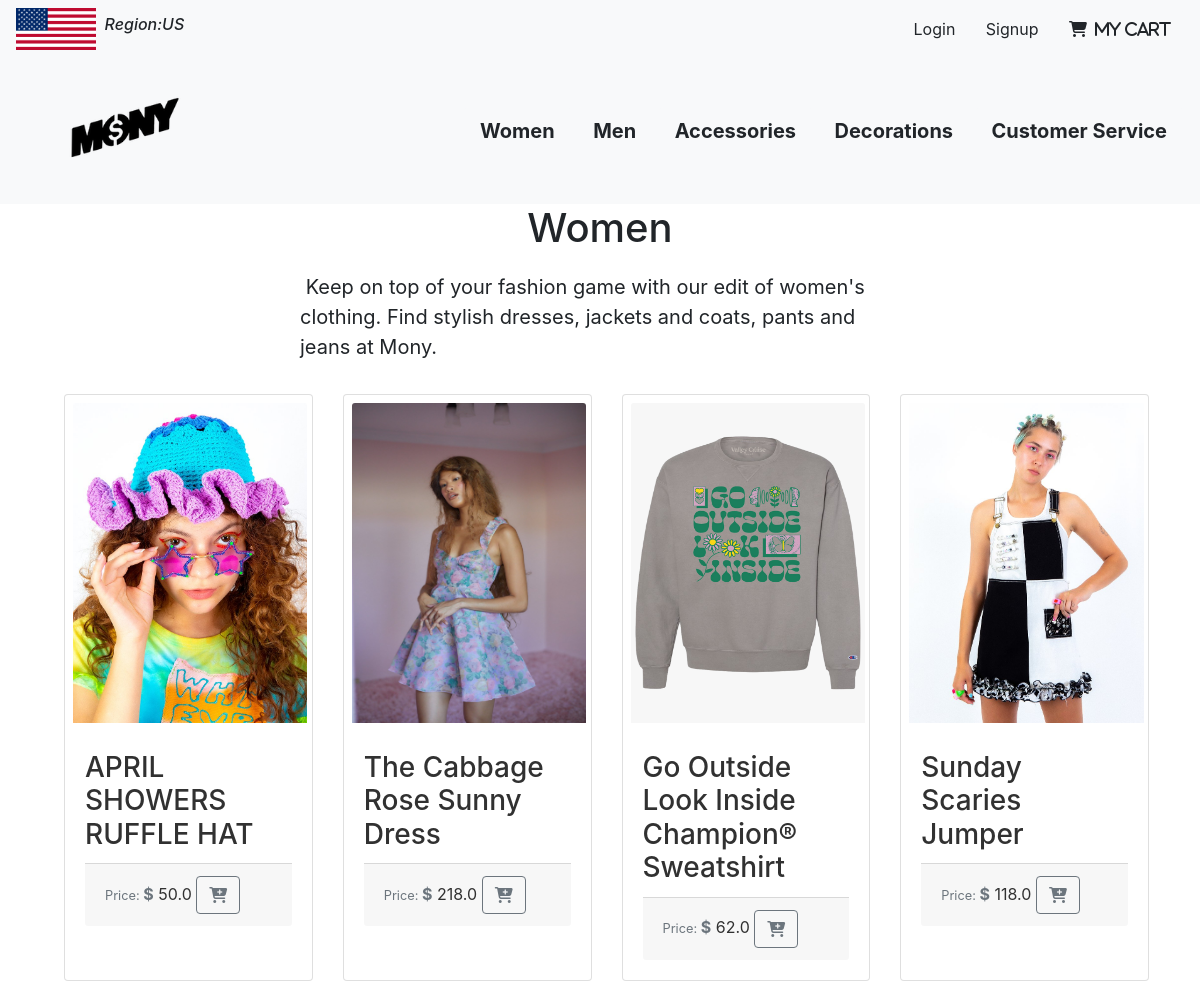
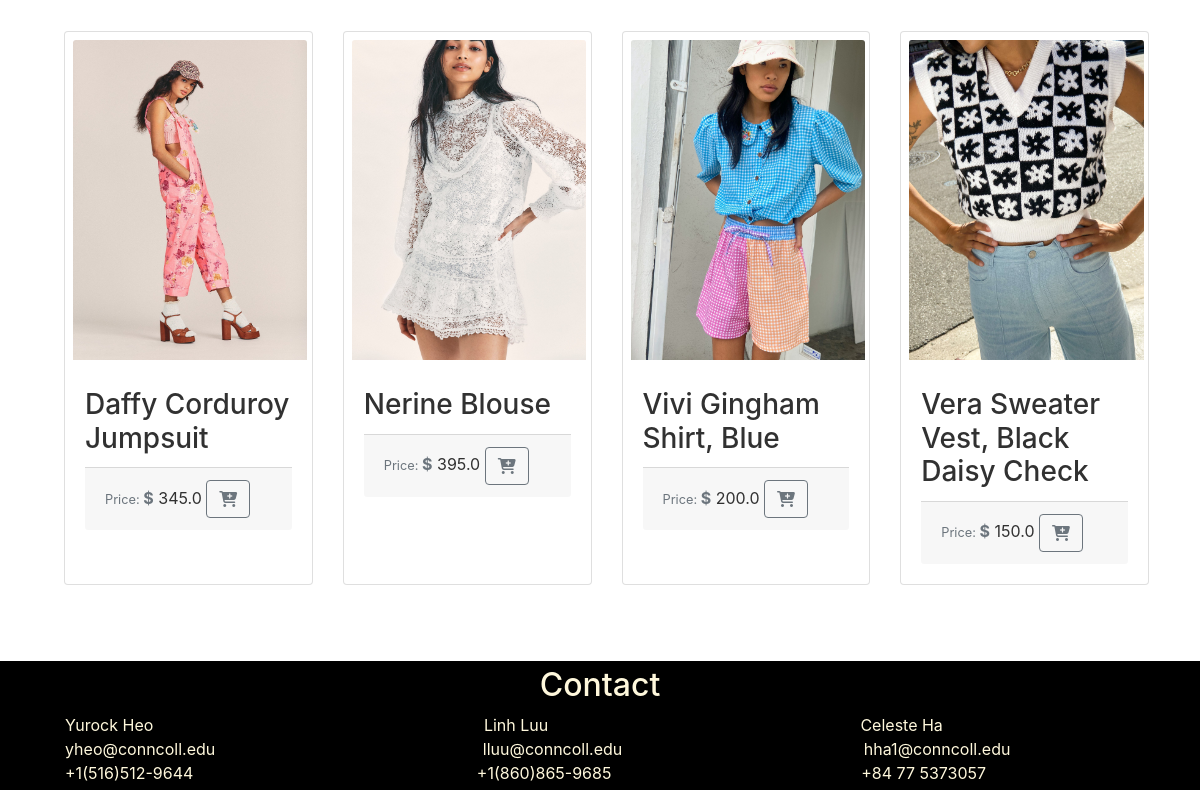
Screenshot of /women/ with the database file from the repository (2 pictures, top to bottom).
### products/models.py (models this page shows, shortened)
class Product(models.Model):
    item_name = models.CharField(max_length=100)
    item_image = models.ImageField(upload_to='static/images')
    item_description = models.TextField(max_length=500, blank = True)
    item_category = models.CharField(choices=CATEGORY_CHOICES, max_length=2)
    item_price = models.FloatField()
    def get_absolute_url(self):
        return reverse('products:product_details', args=[str(self.id)])
    def get_add_to_cart_url(self):
        return reverse("products:add_cart", args=[str(self.id)])

### products/views.py (the view)
# urls.py: path('women/', WomenPageView.as_view(), name='women'),
class WomenPageView(ListView):
    template_name = 'women.html'
    model = Product

### templates/women.html
{% extends "base.html" %}
{% load static %}
{% block content %}
<h1 class="title">Women</h1>
<p class ="category_description">&nbspKeep on top of your fashion game with our edit of women's clothing. Find stylish dresses, jackets and coats, pants and jeans at Mony.</p>
    <div class="container-product">
        <div class = "row">
            {% for product in object_list reversed %}
            {% if product.item_category|stringformat:"s" == 'F'|stringformat:"s" %}
                <div class="col-xl-3 col-lg-4 col-md-5 col-xs-0 post-entry">
                    <a href="{{ product.get_absolute_url }}">
                        <div class="card h-100">
                            <img src="{{ product.item_image.url }}" class="card-img-top" alt="">
                            <div class="card-body">
                                <h3 class="card-title">{{ product.item_name }}</h3>
                                <div class="card-footer">
                                    <small class="text-muted">Price: <b style = 'font-size: medium;'>$</b></small> {{ product.item_price }}
                                    <a href="{{ product.get_add_to_cart_url }}" class="btn btn-outline-secondary ms-auto"><i class="fas fa-cart-plus"></i></a>
                                </div>
                            </div>
                        </div>
                    </a>
                </div>
            {% endif %}
            {% endfor %}
        </div>
    </div>
{% endblock%}

### templates/base.html (shortened to what this page needs)
{% load static %}
<!DOCTYPE html>
<html>
<head>
    <link rel="stylesheet" href="https://stackpath.bootstrapcdn.com/bootstrap/4.1.3/css/bootstrap.min.css">
    <link href = "{% static '/css/base.css'%}" rel = "stylesheet">
</head>
<body>
    <header>
      <nav class="navbar navbar-expand-lg navbar-light bg-light">
        <img src ="{%static 'images/flag.jpeg' %}" style = "width:80px"><h1 style = "font-size:medium; font-style: italic;" >&nbsp&nbspRegion:US </h1>
        <div class = top-navbar style = "margin-left: auto;">
          {% if user.is_authenticated %}
            <a class = "btn btn-light btn-lg" href="{% url 'logout' %}" role = "button" style = "font-size:16px;"> Logout</a>
            <a class = "btn btn-light" href = "{% url 'products:accountpage' %}" role = "button"><i class="fas fa-user">&nbsp My Account</i></a>
          {% else %}
              <a class = "btn btn-light" href = "{% url 'login' %}" role = "button">Login</a>
              <a class = "btn btn-light" href="{% url 'signup' %}" role = "button" > Signup</a>
          {% endif %}
          <a class = "btn btn-light" href = "{% url 'products:cart' %}" role = "button"><i class="fas fa-shopping-cart">&nbsp My Cart</i></a>
      </div>
      </nav>
        <nav class="navbar navbar-expand-lg navbar-light bg-light">
          <a href = "{% url 'products:home' %}"><img src = "{% static 'images/mony.png'%}" style = "margin-left: 44px; width:130px;" id = "logo"></a>
            <div class= 'buttons' style = "margin-left: auto;">
              <a class = "btn btn-light btn-lg" href = "{% url 'products:women' %}" role = "button"><b>Women</b></a>
              <a class = "btn btn-light btn-lg" href = "{% url 'products:men' %}" role = "button"><b>Men</b></a>
              <a class = "btn btn-light btn-lg" href = "{% url 'products:accessories' %}" role = "button"><b>Accessories</b></a>
              <a class = "btn btn-light btn-lg" href = "{% url 'products:decorations' %}" role = "button"><b>Decorations</b></a>
              <a class = "btn btn-light btn-lg" href = "{% url 'products:contact' %}" role = "button"><b>Customer Service</b></a>
            </div>
        </nav>
    </header>
    {% block content %}{% endblock %}
    <footer>
      <h2>Contact</h2>
          <div class="row" style = "margin-left: 5%;" >
              Yurock Heo
            <div class="col-sm" style = "margin-left: 170px;">
              Linh Luu
            </div>
            <div class="col-sm">
              Celeste Ha
            </div>
          </div>
          <div class="row" style = "margin-left: 5%;">
            yheo@conncoll.edu
          <div class="col-sm" style = "margin-left: 180px;">
            lluu@conncoll.edu
          </div>
          <div class="col-sm" style = "margin-left: 70px;">
            hha1@conncoll.edu
          </div>
          </div>
          <div class="row" style = "margin-left: 5%;">
            +1(516)512-9644
          <div class="col-sm" style = "margin-left: 180px;">
            +1(860)865-9685
          </div>
          <div class="col-sm"style = "margin-left: 38px;">
            +84 77 5373057
          </div>
          </div>
    </footer>
</body>
</html>

### static/css/base.css (style rules this page uses)
html, body { margin: 0; height: 100%; width: 100%; overflow-x: hidden; }
a { color: rgb(49, 49, 49); }
footer { background-color: black; color: cornsilk; text-align: center; width:100%; margin-top: 5%; padding: 0.35em; }
.title { text-align: center; margin-bottom: 0.5em; }
#logo { margin-left: 44px; }
.category_description { margin-left: auto; margin-right: auto; width:50%; font-style:normal; font-size: 20px; }
.post-entry { margin: 1em 0; }
.card-img-top { width: 95%; height: 20em; margin: 0.5em; }
.row { margin-right:100px ; }
.container-product { position: relative; left: 4em; }

### rows the page displays
Product: item_image (picture), item_name "APRIL SHOWERS RUFFLE HAT", item_price "50.0"
Product: item_image (picture), item_name "The Cabbage Rose Sunny Dress", item_price "218.0"
Product: item_image (picture), item_name "Go Outside Look Inside Champion® Sweatshirt", item_price "62.0"
Product: item_image (picture), item_name "Sunday Scaries Jumper", item_price "118.0"
Product: item_image (picture), item_name "Daffy Corduroy Jumpsuit", item_price "345.0"
Product: item_image (picture), item_name "Nerine Blouse", item_price "395.0"
Product: item_image (picture), item_name "Vivi Gingham Shirt, Blue", item_price "200.0"
Product: item_image (picture), item_name "Vera Sweater Vest, Black Daisy Check", item_price "150.0"
